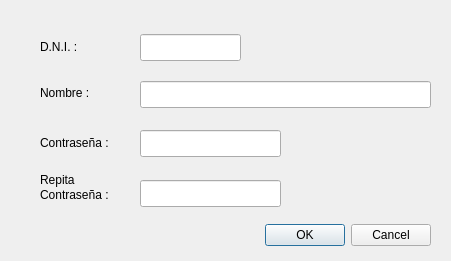
<?xml version="1.0" encoding="UTF-8"?>
<ui version="4.0">
 <class>Dialog_RegD</class>
 <widget class="QDialog" name="Dialog_RegD">
  <property name="windowModality">
   <enum>Qt::ApplicationModal</enum>
  </property>
  <property name="geometry">
   <rect>
    <x>0</x>
    <y>0</y>
    <width>451</width>
    <height>261</height>
   </rect>
  </property>
  <property name="focusPolicy">
   <enum>Qt::WheelFocus</enum>
  </property>
  <property name="windowTitle">
   <string>Introducir Datos Dietista</string>
  </property>
  <widget class="QDialogButtonBox" name="buttonBox">
   <property name="geometry">
    <rect>
     <x>250</x>
     <y>220</y>
     <width>181</width>
     <height>31</height>
    </rect>
   </property>
   <property name="orientation">
    <enum>Qt::Horizontal</enum>
   </property>
   <property name="standardButtons">
    <set>QDialogButtonBox::Cancel|QDialogButtonBox::Ok</set>
   </property>
  </widget>
  <widget class="QLineEdit" name="lineEdit_dni">
   <property name="geometry">
    <rect>
     <x>140</x>
     <y>34</y>
     <width>101</width>
     <height>27</height>
    </rect>
   </property>
  </widget>
  <widget class="QLineEdit" name="lineEdit_nom">
   <property name="geometry">
    <rect>
     <x>140</x>
     <y>81</y>
     <width>291</width>
     <height>27</height>
    </rect>
   </property>
   <property name="text">
    <string/>
   </property>
  </widget>
  <widget class="QLineEdit" name="lineEdit_pass">
   <property name="geometry">
    <rect>
     <x>140</x>
     <y>130</y>
     <width>141</width>
     <height>27</height>
    </rect>
   </property>
   <property name="echoMode">
    <enum>QLineEdit::Password</enum>
   </property>
  </widget>
  <widget class="QLabel" name="label">
   <property name="geometry">
    <rect>
     <x>40</x>
     <y>38</y>
     <width>51</width>
     <height>17</height>
    </rect>
   </property>
   <property name="text">
    <string>D.N.I. :</string>
   </property>
  </widget>
  <widget class="QLabel" name="label_2">
   <property name="geometry">
    <rect>
     <x>40</x>
     <y>84</y>
     <width>67</width>
     <height>17</height>
    </rect>
   </property>
   <property name="text">
    <string>Nombre :</string>
   </property>
  </widget>
  <widget class="QLabel" name="label_3">
   <property name="geometry">
    <rect>
     <x>40</x>
     <y>134</y>
     <width>91</width>
     <height>17</height>
    </rect>
   </property>
   <property name="text">
    <string>Contraseña :</string>
   </property>
  </widget>
  <widget class="QLineEdit" name="lineEdit_pass2">
   <property name="geometry">
    <rect>
     <x>140</x>
     <y>180</y>
     <width>141</width>
     <height>27</height>
    </rect>
   </property>
   <property name="echoMode">
    <enum>QLineEdit::Password</enum>
   </property>
  </widget>
  <widget class="QLabel" name="label_4">
   <property name="geometry">
    <rect>
     <x>40</x>
     <y>186</y>
     <width>91</width>
     <height>17</height>
    </rect>
   </property>
   <property name="text">
    <string>Contraseña :</string>
   </property>
  </widget>
  <widget class="QLabel" name="label_5">
   <property name="geometry">
    <rect>
     <x>40</x>
     <y>171</y>
     <width>47</width>
     <height>17</height>
    </rect>
   </property>
   <property name="text">
    <string>Repita</string>
   </property>
  </widget>
  <widget class="QLabel" name="label_verif2">
   <property name="enabled">
    <bool>true</bool>
   </property>
   <property name="geometry">
    <rect>
     <x>300</x>
     <y>150</y>
     <width>121</width>
     <height>17</height>
    </rect>
   </property>
   <property name="styleSheet">
    <string notr="true">color: #ff0000</string>
   </property>
   <property name="text">
    <string/>
   </property>
  </widget>
  <widget class="QLabel" name="label_verif3">
   <property name="geometry">
    <rect>
     <x>310</x>
     <y>170</y>
     <width>88</width>
     <height>17</height>
    </rect>
   </property>
   <property name="focusPolicy">
    <enum>Qt::NoFocus</enum>
   </property>
   <property name="styleSheet">
    <string notr="true">color: #ff0000</string>
   </property>
   <property name="text">
    <string/>
   </property>
  </widget>
  <widget class="QLabel" name="label_verif">
   <property name="enabled">
    <bool>true</bool>
   </property>
   <property name="geometry">
    <rect>
     <x>290</x>
     <y>38</y>
     <width>121</width>
     <height>17</height>
    </rect>
   </property>
   <property name="styleSheet">
    <string notr="true">color: #ff0000</string>
   </property>
   <property name="text">
    <string/>
   </property>
  </widget>
 </widget>
 <tabstops>
  <tabstop>lineEdit_dni</tabstop>
  <tabstop>lineEdit_nom</tabstop>
  <tabstop>lineEdit_pass</tabstop>
  <tabstop>lineEdit_pass2</tabstop>
  <tabstop>buttonBox</tabstop>
 </tabstops>
 <resources/>
 <connections>
  <connection>
   <sender>buttonBox</sender>
   <signal>accepted()</signal>
   <receiver>Dialog_RegD</receiver>
   <slot>accept()</slot>
   <hints>
    <hint type="sourcelabel">
     <x>248</x>
     <y>254</y>
    </hint>
    <hint type="destinationlabel">
     <x>157</x>
     <y>274</y>
    </hint>
   </hints>
  </connection>
  <connection>
   <sender>buttonBox</sender>
   <signal>rejected()</signal>
   <receiver>Dialog_RegD</receiver>
   <slot>reject()</slot>
   <hints>
    <hint type="sourcelabel">
     <x>316</x>
     <y>260</y>
    </hint>
    <hint type="destinationlabel">
     <x>286</x>
     <y>274</y>
    </hint>
   </hints>
  </connection>
 </connections>
</ui>
